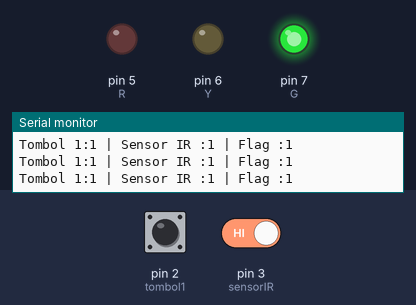
Bench run of a sketch on a simulated Arduino Uno, built with avr-gcc and run on an emulated ATmega328P. Parts: output pins drawn as LEDs (lit = HIGH), the last lines printed to the serial monitor. Dashed ring = blinking. The test bench sets the inputs (shaded band); at power-on: pin 3 (sensorIR) HIGH, pin 2 (tombol1) HIGH.

Above: at 1.3 s.
1.4 s: pin 3 (sensorIR) driven LOW
At 1.9 s:
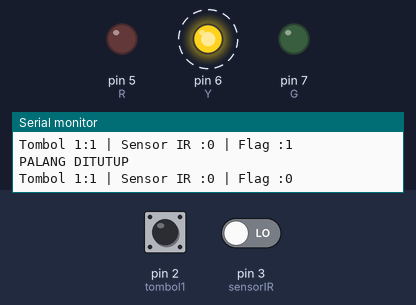
4.4 s: pin 2 (tombol1) pulled LOW for 3.2 s
At 5.5 s:
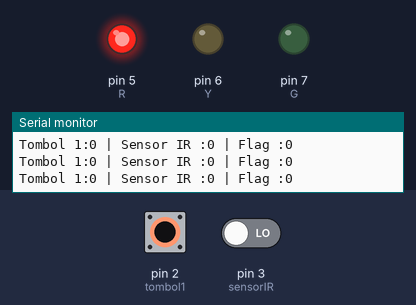
9.1 s: pin 3 (sensorIR) driven HIGH
At 9.41 s:
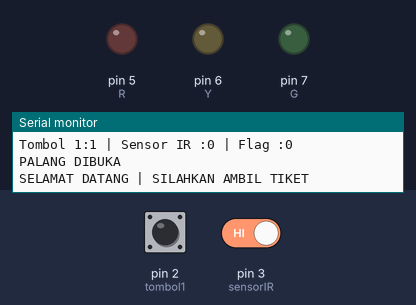
12.1 s: pin 2 (tombol1) driven LOW and pin 3 (sensorIR) driven LOW
At 13.4 s:
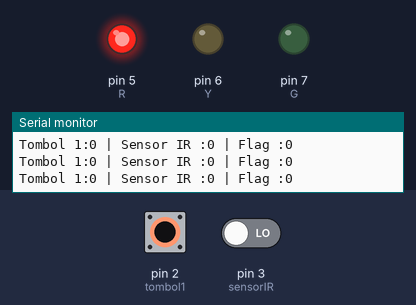
15.1 s: pin 2 (tombol1) driven HIGH
At 15.5 s:
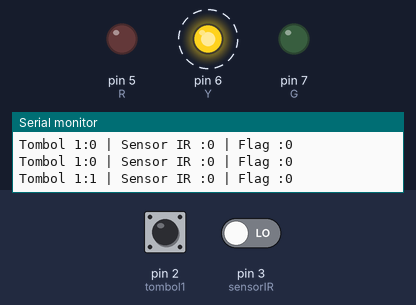
18.1 s: pin 2 (tombol1) driven LOW
At 18.6 s:
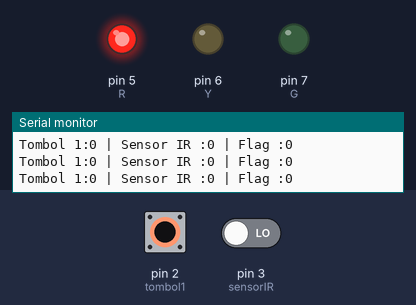
Timing chart, 0 to 21.1 s (numbered marks = the images above; inputs shaded):
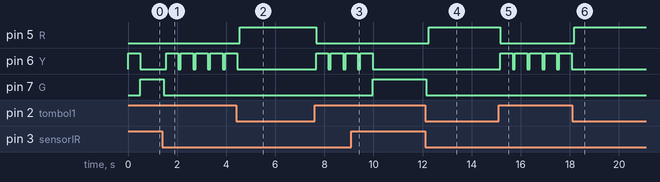

The sketch:

1.Infrared.ino
```cpp
//INISIALISASI
int tombol1=2;
int sensorIR=3;
int R=5,Y=6,G=7;
int kunci=0;

void setup() {
  Serial.begin(9600);
  pinMode(tombol1,INPUT);
  pinMode(sensorIR,INPUT);
  pinMode(R,OUTPUT);
  pinMode(Y,OUTPUT);
  pinMode(G,OUTPUT);
  Serial.println("SISTEM START");
}

void loop() {
  //BACA DATA
  int bacaTombol1=digitalRead(tombol1);
  int bacaIR=digitalRead(sensorIR);

  //PRINT SERIAL
  Serial.print("Tombol 1:");
  Serial.print(bacaTombol1);
  Serial.print(" | Sensor IR :");
  Serial.print(bacaIR);
  Serial.print(" | Flag :");
  Serial.print(kunci);
  Serial.println(); //UNTUK ENTER

  //LOGIKA PROGRAM
  if(bacaTombol1==0 && kunci==0){
    digitalWrite(R,HIGH);
  }
  if(bacaTombol1==1 && kunci==0){
    digitalWrite(R,LOW);
    digitalWrite(Y,HIGH);
    delay(500);
    digitalWrite(Y,LOW);
    digitalWrite(G,HIGH);
    kunci=1;
    Serial.println("PALANG DIBUKA");
    Serial.println("SELAMAT DATANG | SILAHKAN AMBIL TIKET");
    }
  if(bacaIR==0 && kunci==1){
    digitalWrite(G,LOW);
    delay(100);
    kunci=0;
    Serial.println("PALANG DITUTUP");
    Serial.println();
  }
  else{

  }
}
```

Measured:
- after the input at 1.4 s, pin 6 (Y): alternates HIGH for 0.50 s and LOW for 0.10 s, starting after 0.15 s; pin 7 (G): HIGH → LOW after 0.05 s
- after the input at 4.4 s, pin 5 (R): LOW → HIGH after 0.16 s, → LOW 3.1 s later
- after the input at 9.1 s, pin 6 (Y): goes on until 10.0 s, then stays LOW; pin 7 (G): LOW → HIGH after 0.87 s
- after the input at 12.1 s, pin 5 (R): LOW → HIGH after 0.15 s; pin 7 (G): HIGH → LOW after 0.05 s
- after the input at 15.1 s, pin 5 (R): HIGH → LOW after 0.06 s; pin 6 (Y): alternates HIGH for 0.50 s and LOW for 0.10 s, starting after 0.06 s
- after the input at 18.1 s, pin 5 (R): LOW → HIGH after 0.07 s; pin 6 (Y): stops changing and stays LOW
